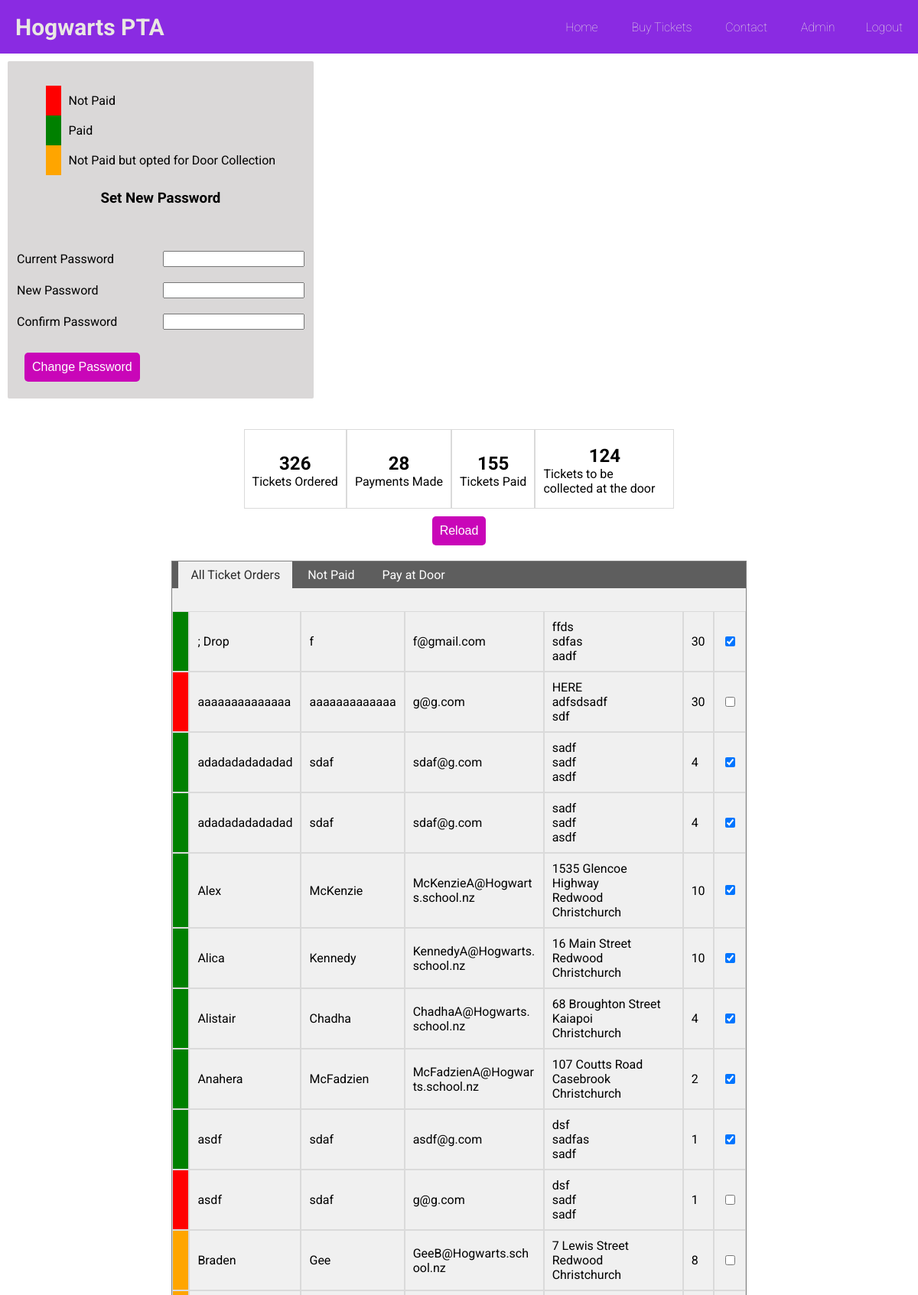
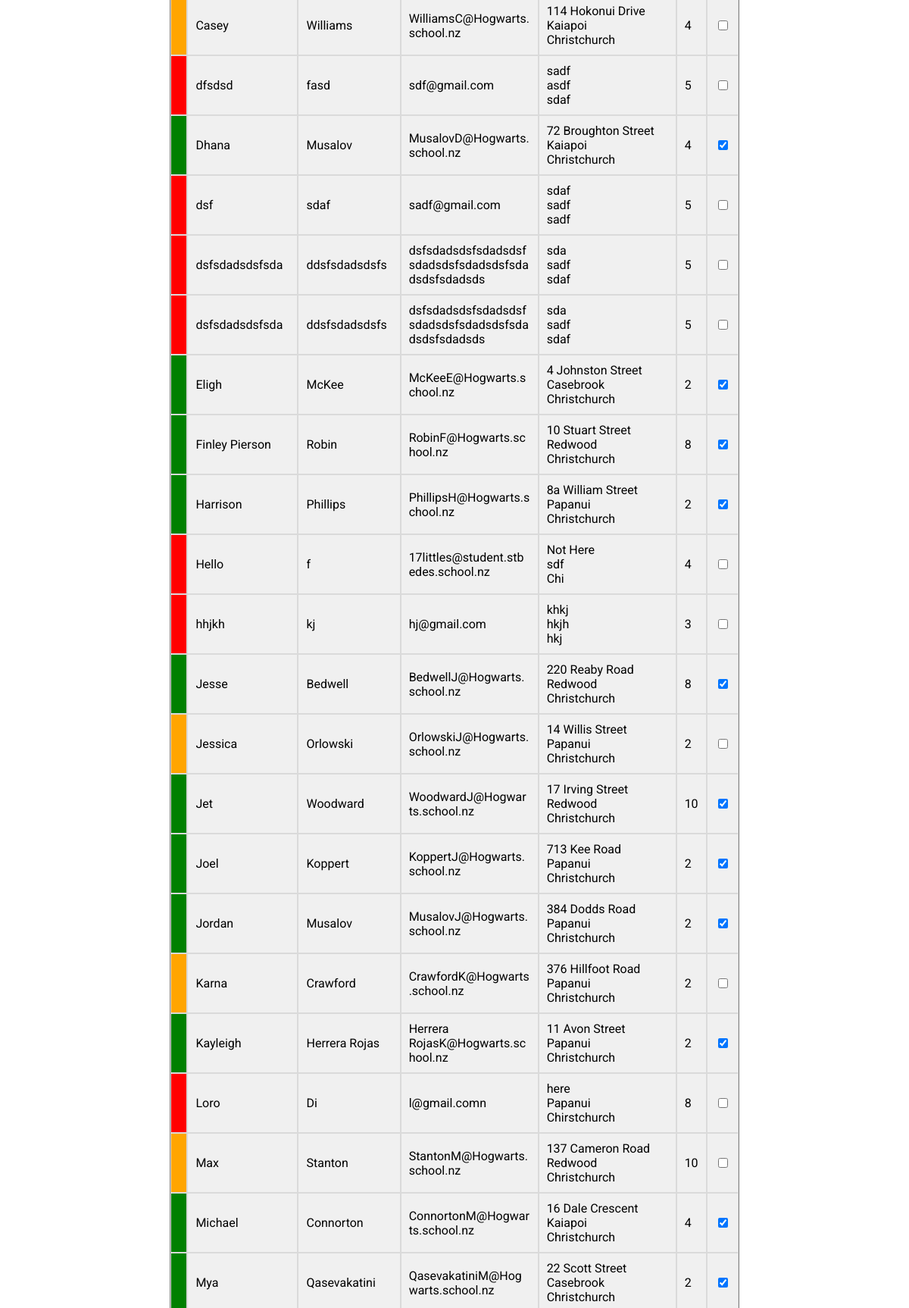
/admin.php (signed in, upper part), run on the app's committed database (2 pictures, top to bottom).
### tables this page shows
CREATE TABLE `ticketsales` (
  `ID` int(11) NOT NULL,
  `fname` varchar(14) DEFAULT NULL,
  `lname` varchar(13) DEFAULT NULL,
  `streetName` varchar(100) DEFAULT NULL,
  `suburb` varchar(20) DEFAULT NULL,
  `city` varchar(30) DEFAULT NULL,
  `paid` tinyint(1) DEFAULT NULL,
  `atDoorPickup` tinyint(1) DEFAULT NULL,
  `ticketAmount` int(11) DEFAULT NULL,
  `email` varchar(50) DEFAULT NULL
);

### admin.php (the view, shortened to what this page needs)
<!DOCTYPE html>
<html lang="en">
<head>
     <link rel="stylesheet" href="CSS/main.css">
     <link rel="stylesheet" href="CSS/admin.css">
</head>
<body>
    <div class="page-container">
        <?php include("includes/header.php"); ?>
        <?php
            require_once("sqlconfig.php");
        ?>
        <div class="sidebar">
            <table class="legend">
                <tr>
                    <td class="red"></td>
                    <td>Not Paid</td>
                </tr>
                <tr>
                    <td class="green"></td>
                    <td>Paid</td>
                </tr>
                <tr>
                    <td class="orange"></td>
                    <td>Not Paid but opted for Door Collection</td>
                </tr>
            </table>
            <h3>Set New Password</h3>
            <form  method="post" action="<?php echo htmlspecialchars($_SERVER["PHP_SELF"]);?>">
                <table>
                    <tr>
                        <td>
                            <label for="current_password">Current Password</label>
                        </td>
                        <td>
                            <input type="password" name="current_password" id="current_password">
                        </td>
                    </tr>
                    <tr>
                        <td>
                            <label for="new_password">New Password</label>
                        </td>
                        <td>
                            <input type="password" name="new_password" id="new_password">
                        </td>
                    </tr>
                    <tr>
                        <td>
                            <label for="confirm_password">Confirm Password</label>
                        </td>
                        <td>
                            <input type="password" name="confirm_password" id="confirm_password">
                        </td>
                    </tr>
                        <td>
                        <input type="submit" value="Change Password" class="button">
                        </td>
                </table>
            </form>
        </div>
        <div class="page">
            <table class="statistics">
                <tr>
                <?php
                    function echo_row($result){
                        if ($result->num_rows > 0) {
                            while($row = $result->fetch_assoc()){
                                $checked = '';
                                if ($row["paid"] == 1) {
                                    $class = "green";
                                    $checked = 'checked';
                                }
                                else if ($row["atDoorPickup"] == 1) {
                                    $class = "orange";
                                }
                                else {
                                    $class = "red";
                                }
                                echo("<tr>
                                <td class='" . $class . "'></td>
                                <td>" . $row["fname"] . "</td>
                                <td> " . $row["lname"] . "</td>
                                <td>" . $row["email"] . "</td>
                                <td>" . $row["streetName"] . "<br>" . $row["suburb"] . "<br>" . $row["city"] ."</td>
                                <td>" . $row["ticketAmount"] . "</td>
                                <td><input class='" .$row["ID"].  "' type='checkbox' ". $checked . "></td>
                                </tr>");
                            }
                        } else {
                            echo "ERROR, Please Contact Admin";
                        }
                    }
                    function echo_card($value, $title) {
                        $html =
                        '<td>
                            <div>
                                <h2>' . $value . '</h2>
                                <p>' . $title . '</p>
                            </div>
                        </td>';
                        echo $html;
                    }
                    $ticketNum = 0;
                    $ALL_SELECT = "SELECT * from ticketsales ORDER BY fname";
                    $result = $conn->query($ALL_SELECT);
                    if ($result->num_rows > 0) {
                        while($row = $result->fetch_assoc()){
                            $ticketNum += $row["ticketAmount"];
                        }
                    }
                    echo_card($ticketNum, "Tickets Ordered");
                    ?>
                    </tr>
                </table>
            <button class="button" onclick="reload()">Reload</button>
            <div class="tab-area">
                <ul class="tab-menu">
                    <li id="all" class="active" onclick="setactive('all')" >All Ticket Orders</li>
                    <li id="nopay" onclick="setactive('nopay')">Not Paid</li>
                    <li id="doorpay" onclick="setactive('doorpay')">Pay at Door</li>
                </ul>
                <div class="tabs">
                    <div class="all">
                        <table>
                            <?php
                                $result = $conn->query($ALL_SELECT);
                                echo_row($result)
                            ?>
                        </table>
                    </div>
                </div>
            </div>
        </div>
    </div>
</body>
</html>

### Includes/header.php (shortened to what this page needs)
<head>
    <link rel="stylesheet" href="CSS/header.css">
</head>
<?php
    if(isset($isClear)){
        echo("<header class='clear'>");
    }
    else {
        echo("<header class='solid'>");
    }
?>
    <div>
        <h1>
            Hogwarts PTA
        </h1>
    </div>
    <ul>
        <a href="index.php"><li>Home</li></a>
        <a href="buy.php"><li>Buy Tickets</li></a>
        <a href="contact.php"><li>Contact</li></a>
        <?php
            if (isset($_SESSION['login'])){
                if ($_SESSION['login']){
                    echo("<a href='admin.php'><li>Admin</li></a>");
                    echo("<a href='logout.php'><li>Logout</li></a>");
                }
            }
        ?>
    </ul>
</header>

### CSS/main.css (style rules this page uses)
body { padding: 0; margin: 0; font-family: roboto; }
h1 { font-size: 3rem; }
form { max-width: 400px; }

### CSS/admin.css (style rules this page uses)
ul.tab-menu { list-style-type: none; margin: 0; padding: 8px; background-color: rgb(94, 94, 94); color: white; }
ul.tab-menu li { display: inline; padding: 8px 16px; text-decoration: none; }
table { border-collapse: separate; border-spacing: 0 0; margin-top: 30px }
.active { background-color: rgb(240, 240, 240); color: rgb(44, 44, 44); }
.tab-area { background-color: rgb(240, 240, 240); margin-top: 10px; border: 1px solid grey; overflow: hidden; }
div.page td { border: 1px solid rgb(218, 218, 218); max-width: 160px; overflow-x: hidden; overflow-wrap: break-word; }
td { padding: 10px; }
@media only screen and (max-width: 1400px) { .sidebar { position: relative; margin: 10px; display: flex; align-items: center; flex-direction: column; width: fit-content; } }
.sidebar { padding: 2px; border-radius: 2px; background-color: rgb(218, 216, 216); }
.page { display: flex; flex-direction: column; align-items: center; }
.red { background-color: red; }
.orange { background-color: orange; }
.green { background-color: green; }
.statistics td { padding: 0px 10px; border: 1px solid rgb(187, 187, 187); border-style: none solid none solid; border-collapse: collapse; }
.statistics td div { display: flex; flex-direction: column; align-items: center; }
.statistics h2 { margin-bottom: 0; }
.statistics p { margin-top: 0 }
.button { background-color: #c906b8; border: none; color: white; text-align: center; text-decoration: none; display: inline-block; font-size: 16px; padding: 10px; border-radius: 5px; margin: 10px; }
.legend { margin-left: 10px; }

### CSS/header.css (style rules this page uses)
header { width: 100%; flex: 100%; padding: 0px; display: flex; flex-direction: row; justify-content: space-between; align-items: center; font-weight: 100; font-family: roboto; height: 70px; }
header.solid { background-color: blueviolet; }
header div { display: flex; align-items: center; margin-left: 20px; }
header ul { list-style-type: none; margin: 0; padding: 0; justify-self: left; }
header li { display: inline; padding: 20px; }
header h1 { color: hsl(43, 13%, 90%); font-size: 30px; }
a { text-decoration: none; color: hsl(43, 13%, 90%) }

### data on the page
ticketsales: paid 1 (drawn), fname "; Drop", lname "f", email "f@gmail.com", streetName "ffds", suburb "sdfas", city "aadf", ticketAmount "30"
ticketsales: atDoorPickup 0 (drawn), fname "aaaaaaaaaaaaaa", lname "aaaaaaaaaaaaa", email "g@g.com", streetName "HERE", suburb "adfsdsadf", city "sdf", ticketAmount "30"
ticketsales: paid 1 (drawn), fname "adadadadadadad", lname "sdaf", email "sdaf@g.com", streetName "sadf", suburb "sadf", city "asdf", ticketAmount "4"
ticketsales: paid 1 (drawn), fname "adadadadadadad", lname "sdaf", email "sdaf@g.com", streetName "sadf", suburb "sadf", city "asdf", ticketAmount "4"
ticketsales: paid 1 (drawn), fname "Alex", lname "McKenzie", email "McKenzieA@Hogwarts.school.nz", streetName "1535 Glencoe Highway", suburb "Redwood", city "Christchurch", ticketAmount "10"
ticketsales: paid 1 (drawn), fname "Alica", lname "Kennedy", email "KennedyA@Hogwarts.school.nz", streetName "16 Main Street", suburb "Redwood", city "Christchurch", ticketAmount "10"
ticketsales: paid 1 (drawn), fname "Alistair", lname "Chadha", email "ChadhaA@Hogwarts.school.nz", streetName "68 Broughton Street", suburb "Kaiapoi", city "Christchurch", ticketAmount "4"
ticketsales: paid 1 (drawn), fname "Anahera", lname "McFadzien", email "McFadzienA@Hogwarts.school.nz", streetName "107 Coutts Road", suburb "Casebrook", city "Christchurch", ticketAmount "2"
ticketsales: paid 1 (drawn), fname "asdf", lname "sdaf", email "asdf@g.com", streetName "dsf", suburb "sadfas", city "sadf", ticketAmount "1"
ticketsales: atDoorPickup 0 (drawn), fname "asdf", lname "sdaf", email "g@g.com", streetName "dsf", suburb "sadf", city "sadf", ticketAmount "1"
ticketsales: atDoorPickup 1 (drawn), fname "Braden", lname "Gee", email "GeeB@Hogwarts.school.nz", streetName "7 Lewis Street", suburb "Redwood", city "Christchurch", ticketAmount "8"
ticketsales: atDoorPickup 1 (drawn), fname "Casey", lname "Williams", email "WilliamsC@Hogwarts.school.nz", streetName "114 Hokonui Drive", suburb "Kaiapoi", city "Christchurch", ticketAmount "4"
ticketsales: atDoorPickup 0 (drawn), fname "dfsdsd", lname "fasd", email "sdf@gmail.com", streetName "sadf", suburb "asdf", city "sdaf", ticketAmount "5"
ticketsales: paid 1 (drawn), fname "Dhana", lname "Musalov", email "MusalovD@Hogwarts.school.nz", streetName "72 Broughton Street", suburb "Kaiapoi", city "Christchurch", ticketAmount "4"
ticketsales: atDoorPickup 0 (drawn), fname "dsf", lname "sdaf", email "sadf@gmail.com", streetName "sdaf", suburb "sadf", city "sadf", ticketAmount "5"
ticketsales: atDoorPickup 0 (drawn), fname "dsfsdadsdsfsda", lname "ddsfsdadsdsfs", email "dsfsdadsdsfsdadsdsfsdadsdsfsdadsdsfsdadsdsfsdadsds", streetName "sda", suburb "sadf", city "sdaf", ticketAmount "5"
ticketsales: atDoorPickup 0 (drawn), fname "dsfsdadsdsfsda", lname "ddsfsdadsdsfs", email "dsfsdadsdsfsdadsdsfsdadsdsfsdadsdsfsdadsdsfsdadsds", streetName "sda", suburb "sadf", city "sdaf", ticketAmount "5"
ticketsales: paid 1 (drawn), fname "Eligh", lname "McKee", email "McKeeE@Hogwarts.school.nz", streetName "4 Johnston Street", suburb "Casebrook", city "Christchurch", ticketAmount "2"
ticketsales: paid 1 (drawn), fname "Finley Pierson", lname "Robin", email "RobinF@Hogwarts.school.nz", streetName "10 Stuart Street", suburb "Redwood", city "Christchurch", ticketAmount "8"
ticketsales: paid 1 (drawn), fname "Harrison", lname "Phillips", email "PhillipsH@Hogwarts.school.nz", streetName "8a William Street", suburb "Papanui", city "Christchurch", ticketAmount "2"
ticketsales: atDoorPickup 0 (drawn), fname "Hello", lname "f", email "17littles@student.stbedes.school.nz", streetName "Not Here", suburb "sdf", city "Chi", ticketAmount "4"
ticketsales: atDoorPickup 0 (drawn), fname "hhjkh", lname "kj", email "hj@gmail.com", streetName "khkj", suburb "hkjh", city "hkj", ticketAmount "3"
ticketsales: paid 1 (drawn), fname "Jesse", lname "Bedwell", email "BedwellJ@Hogwarts.school.nz", streetName "220 Reaby Road", suburb "Redwood", city "Christchurch", ticketAmount "8"
ticketsales: atDoorPickup 1 (drawn), fname "Jessica", lname "Orlowski", email "OrlowskiJ@Hogwarts.school.nz", streetName "14 Willis Street", suburb "Papanui", city "Christchurch", ticketAmount "2"
ticketsales: paid 1 (drawn), fname "Jet", lname "Woodward", email "WoodwardJ@Hogwarts.school.nz", streetName "17 Irving Street", suburb "Redwood", city "Christchurch", ticketAmount "10"
ticketsales: paid 1 (drawn), fname "Joel", lname "Koppert", email "KoppertJ@Hogwarts.school.nz", streetName "713 Kee Road", suburb "Papanui", city "Christchurch", ticketAmount "2"
ticketsales: paid 1 (drawn), fname "Jordan", lname "Musalov", email "MusalovJ@Hogwarts.school.nz", streetName "384 Dodds Road", suburb "Papanui", city "Christchurch", ticketAmount "2"
ticketsales: atDoorPickup 1 (drawn), fname "Karna", lname "Crawford", email "CrawfordK@Hogwarts.school.nz", streetName "376 Hillfoot Road", suburb "Papanui", city "Christchurch", ticketAmount "2"
ticketsales: paid 1 (drawn), fname "Kayleigh", lname "Herrera Rojas", email "Herrera RojasK@Hogwarts.school.nz", streetName "11 Avon Street", suburb "Papanui", city "Christchurch", ticketAmount "2"
ticketsales: atDoorPickup 0 (drawn), fname "Loro", lname "Di", email "l@gmail.comn", streetName "here", suburb "Papanui", city "Chirstchurch", ticketAmount "8"
ticketsales: atDoorPickup 1 (drawn), fname "Max", lname "Stanton", email "StantonM@Hogwarts.school.nz", streetName "137 Cameron Road", suburb "Redwood", city "Christchurch", ticketAmount "10"
ticketsales: paid 1 (drawn), fname "Michael", lname "Connorton", email "ConnortonM@Hogwarts.school.nz", streetName "16 Dale Crescent", suburb "Kaiapoi", city "Christchurch", ticketAmount "4"
ticketsales: paid 1 (drawn), fname "Mya", lname "Qasevakatini", email "QasevakatiniM@Hogwarts.school.nz", streetName "22 Scott Street", suburb "Casebrook", city "Christchurch", ticketAmount "2"

### other printed values
$value "326 28 155 124"
$title "Tickets Ordered Payments Made Tickets Paid Tickets to be collected at the door"
